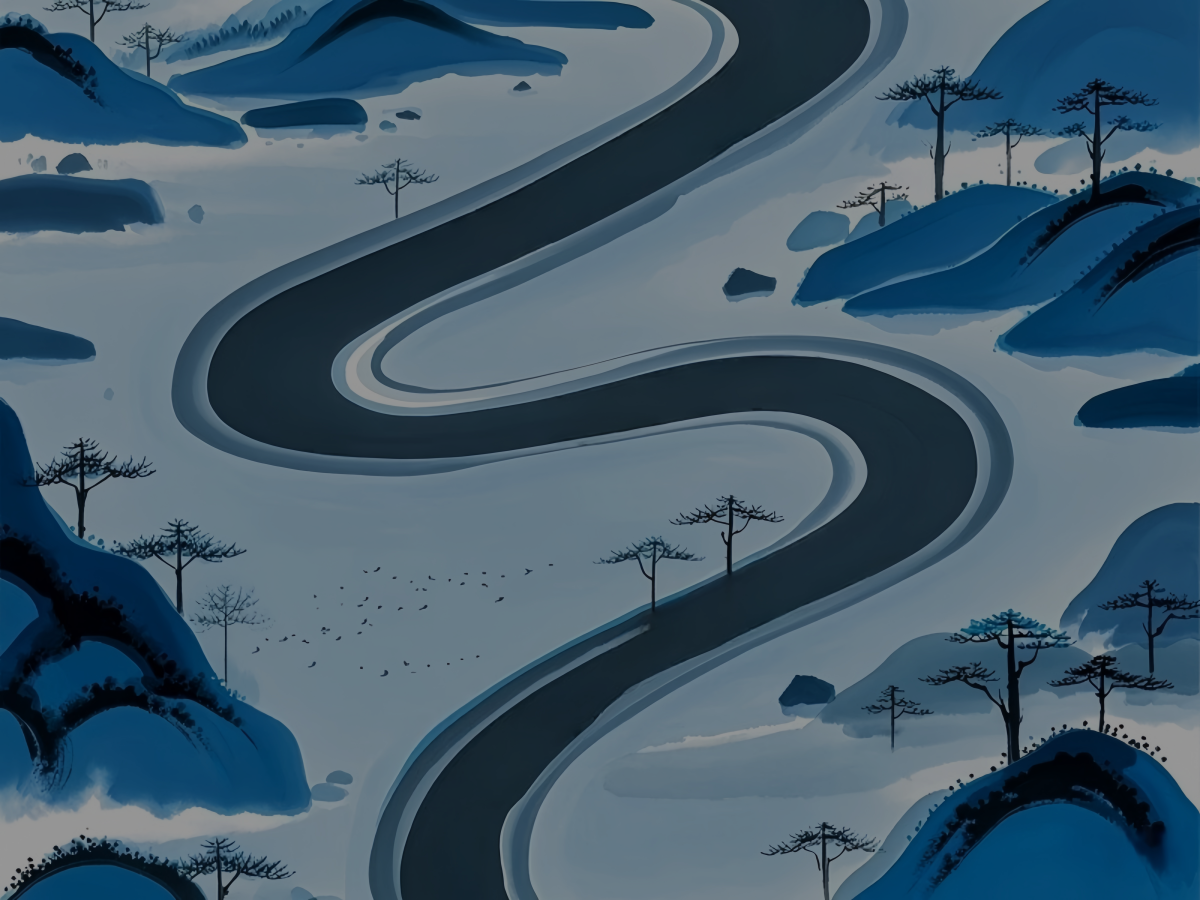

This is a level from a 2D game, rendered from its Tiled map with the project's own tilesets. A one-line summary and the map file follow, with tile-layer data summarised:
An orthogonal 120x90 tile map with 10x10 px tiles, 1 tile layer (图块层 1) and 22 objects (2x towerRange).

<map version="1.10" tiledversion="1.11.2" orientation="orthogonal" renderorder="right-down" width="120" height="90" tilewidth="10" tileheight="10" infinite="0" nextlayerid="12" nextobjectid="29">
 <tileset firstgid="1" name="map4" tilewidth="1200" tileheight="900" tilecount="1" columns="1">
  <image source="map4.png" width="1200" height="900" />
 </tileset>
 <objectgroup id="7" name="path">
  <object id="1" x="795.115" y="83.0623">
   <properties>
    <property name="order" value="3" />
   </properties>
   <point />
  </object>
  <object id="2" x="507.706" y="247.52">
   <properties>
    <property name="order" value="4" />
   </properties>
   <point />
  </object>
  <object id="3" x="270.977" y="357.619">
   <properties>
    <property name="order" value="5" />
   </properties>
   <point />
  </object>
  <object id="4" x="311.348" y="433.299">
   <properties>
    <property name="order" value="6" />
   </properties>
   <point />
  </object>
  <object id="5" x="424.263" y="460.471">
   <properties>
    <property name="order" value="7" />
   </properties>
   <point />
  </object>
  <object id="6" x="665.19" y="417.619">
   <properties>
    <property name="order" value="8" />
   </properties>
   <point />
  </object>
  <object id="7" x="873.61" y="405.829">
   <properties>
    <property name="order" value="9" />
   </properties>
   <point />
  </object>
  <object id="8" x="942.682" y="512.04">
   <properties>
    <property name="order" value="10" />
   </properties>
   <point />
  </object>
  <object id="9" x="707.682" y="643.214">
   <properties>
    <property name="order" value="2" />
   </properties>
   <point />
  </object>
  <object id="10" x="435.694" y="871.474">
   <properties>
    <property name="order" value="1" />
   </properties>
   <point />
  </object>
  <object id="17" name="towerRange" x="930.667" y="31.4515" rotation="0.891104">
   <polygon points="0,0 -119.681,112.607 -544.005,311.151 -553.331,337.821 -497.376,354.119 -146.104,293.37 34.1946,321.522 97.9209,379.307 108.801,462.281 38.8575,523.029 -83.9322,573.406 -233.145,643.044 -326.403,700.829 -366.815,736.39 -393.238,783.803 -390.129,841.588 -220.711,841.588 -122.79,758.615 212.939,564.516 262.677,377.826 228.482,211.879 38.8575,197.062 -49.7376,186.69 205.168,4.44501" />
  </object>
  <object id="18" name="towerRange" x="730.429" y="23.0657">
   <polygon points="0,0 -48.9423,53.6502 -212.593,139.491 -466.481,243.725 -515.424,272.85 -535.307,297.376 -555.189,324.967 -559.778,375.552 -553.66,403.143 -530.718,415.406 -438.951,447.596 -292.124,453.728 -143.768,416.939 33.6478,392.413 97.8846,416.939 116.238,447.596 96.3552,479.786 50.4718,521.174 -160.592,620.81 -292.124,702.052 -353.302,806.286 -360.95,867.601 -498.6,867.601 -480.247,726.577 -393.068,605.481 -302.831,561.028 -526.13,559.495 -668.369,476.721 -723.429,278.981 -633.191,150.221 -425.186,35.2559 -319.655,-3.06573" />
  </object>
  <object id="19" x="774.692" y="80.308">
   <properties>
    <property name="order2" value="1" />
   </properties>
   <point />
  </object>
  <object id="20" x="548.695" y="223.463">
   <properties>
    <property name="order2" value="2" />
   </properties>
   <point />
  </object>
  <object id="21" x="306.851" y="338.057">
   <properties>
    <property name="order2" value="3" />
   </properties>
   <point />
  </object>
  <object id="22" x="293.19" y="434.323">
   <properties>
    <property name="order2" value="4" />
   </properties>
   <point />
  </object>
  <object id="23" x="399.176" y="455.704">
   <properties>
    <property name="order2" value="5" />
   </properties>
   <point />
  </object>
  <object id="24" x="697.339" y="413.455">
   <properties>
    <property name="order2" value="6" />
   </properties>
   <point />
  </object>
  <object id="25" x="862.942" y="425.297">
   <properties>
    <property name="order2" value="7" />
   </properties>
   <point />
  </object>
  <object id="26" x="916.077" y="539.256">
   <properties>
    <property name="order2" value="8" />
   </properties>
   <point />
  </object>
  <object id="27" x="672.192" y="657.728">
   <properties>
    <property name="order2" value="9" />
   </properties>
   <point />
  </object>
  <object id="28" x="456.524" y="870.995">
   <properties>
    <property name="order2" value="10" />
   </properties>
   <point />
  </object>
 </objectgroup>
 <layer id="11" name="图块层 1" width="120" height="90" opacity="0.59">
  <data>[10800 cells, 1 non-empty, 1 distinct tile ids]</data>
 </layer>
</map>